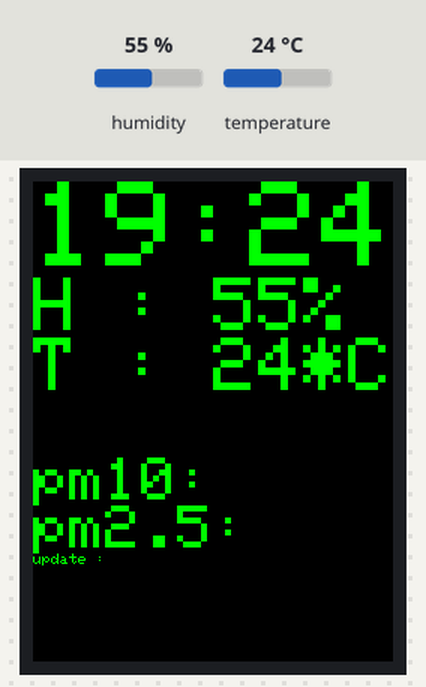
The sketch below on a simulated Arduino MKR. Shown: 240×320 colour display. The inputs (shaded band) are chosen by the test bench; at power-on: humidity 55 %, temperature 24 °C. WiFi joins after 1.5 s; servers stay silent unless stated; uploads are accepted with an empty reply; the local clock reads 2024-03-15 10:24:30 at power-on unless the sketch sets it; what the sketch prints to the serial monitor is not drawn.

Above: at 12.3 s.
At 55.8 s:
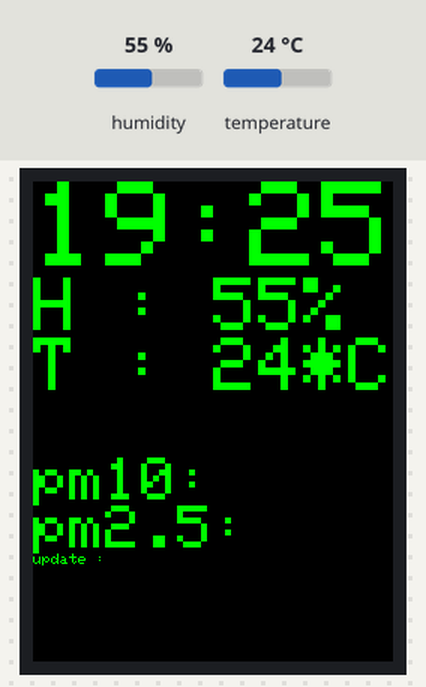
At 121.2 s:
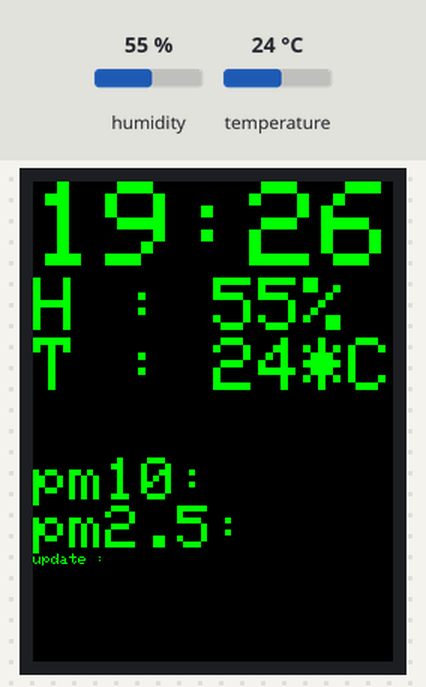

The sketch:

dust06_internet_time.ino
```cpp
#include <SPI.h>
#include <WiFi101.h>
#include <WiFiUdp.h>
#include <RTCZero.h>
#include "Adafruit_GFX.h"
#include "Adafruit_ILI9341.h"
#include <DHT.h>
#include <Wire.h>


RTCZero rtc;

///////please enter your sensitive data in the Secret tab/arduino_secrets.h
char ssid[] = "";        // your network SSID (name)
char pass[] = "";    // your network password (use for WPA, or use as key for WEP)
int keyIndex = 0;            // your network key Index number (needed only for WEP)

int status = WL_IDLE_STATUS;

// Initialize the WiFi client library
WiFiClient client;

// server address:
char server[] = "openapi.airkorea.or.kr";
//IPAddress server(64,131,82,241);

#define APIKEY    "6udu8Eil%2FNLlWOP4UfsTvE%2B4DJQaZyjekaA%3D%3D"
#define CITY    "신풍동"//"신풍동"
#define VERSION    "1.3"


unsigned long lastConnectionTime = 0;            // last time you connected to the server, in milliseconds
const unsigned long postingInterval = 30L * 1000L; // delay between updates, in milliseconds


const int GMT = 9; //change this to adapt it to your time zone


///// declare dht11 and ili9341 lcd variables
int pm10 = 0;
int pm25 = 0;
int count = 0;

// For MKR1000
#define TFT_MISO 10 // SDO/MISO
#define TFT_CLK 9 // SCK
#define TFT_MOSI 8 // SDI/MOSI
#define TFT_DC 7 // DC/RS
#define TFT_CS 6 // CS
#define TFT_RST 5 // RESET
//LED - vcc(3.3V)

Adafruit_ILI9341 tft = Adafruit_ILI9341(TFT_CS, TFT_DC, TFT_MOSI, TFT_CLK, TFT_RST, TFT_MISO);

#define DHTPIN 2
#define DHTTYPE DHT11
DHT dht(DHTPIN,DHTTYPE);

String tft_datatime = "";
String tft_pm10value = "";
String tft_pm25value = "";

int time_h = 0;
int time_m = 0;


void setup() {
  //Initialize serial and wait for port to open:
  Serial.begin(9600);
  /*while (!Serial) {
    ; // wait for serial port to connect. Needed for native USB port only
  }*/

  // check for the presence of the shield:
  if (WiFi.status() == WL_NO_SHIELD) {
    Serial.println("WiFi shield not present");
    // don't continue:
    while (true);
  }

  wificonnent();
  /////// mkr1000 RTC ///////////////////
  rtc.begin();

  unsigned long epoch;
  int numberOfTries = 0, maxTries = 6;
  do {
    epoch = WiFi.getTime();
    numberOfTries++;
  }
  while ((epoch == 0) && (numberOfTries < maxTries));

  if (numberOfTries > maxTries) {
    Serial.print("NTP unreachable!!");
    while (1);
  }
  else {
    Serial.print("Epoch received: ");
    Serial.println(epoch);
    rtc.setEpoch(epoch);

    Serial.println();
  }


  /////// tft lcd ///////////////////
  tft.begin();

  // read diagnostics (optional but can help debug problems)
  uint8_t x = tft.readcommand8(ILI9341_RDMODE);
  Serial.print("Display Power Mode: 0x"); Serial.println(x, HEX);
  x = tft.readcommand8(ILI9341_RDMADCTL);
  Serial.print("MADCTL Mode: 0x"); Serial.println(x, HEX);
  x = tft.readcommand8(ILI9341_RDPIXFMT);
  Serial.print("Pixel Format: 0x"); Serial.println(x, HEX);
  x = tft.readcommand8(ILI9341_RDIMGFMT);
  Serial.print("Image Format: 0x"); Serial.println(x, HEX);
  x = tft.readcommand8(ILI9341_RDSELFDIAG);
  Serial.print("Self Diagnostic: 0x"); Serial.println(x, HEX);

  Serial.println(F("Benchmark                Time (microseconds)"));
  delay(10);
  Serial.print(F("Screen fill              "));
  //Serial.println(testFillScreen());
  delay(500);
}

void loop() {

  Serial.print("0 wifi status : ");
  Serial.println(status);
  Serial.println("----------------------");
  wificonnent();

  Serial.print("1 wifi status : ");
  Serial.println(status);
  Serial.println("----------------------");


  time_h = rtc.getHours() + GMT;
  time_m = rtc.getMinutes();

  if(time_h >24){
    time_h = time_h - 24;
  }
  Serial.print(time_h);
  Serial.print(":");
  Serial.print(time_m);

  if (millis() - lastConnectionTime > postingInterval) {
    httpRequest();
    Serial.println("222222");
    while(!client.available()) {
    }
  }


  Serial.println("client.available");
  Serial.println("");
  // if there's incoming data from the net connection.
  // send it out the serial port.  This is for debugging
  // purposes only:

  int i = 0;
  while (client.available()) {
    //char c = client.read();
    //Serial.write(c);
    i++;
    String line = client.readStringUntil('\n');

    int datatime= line.indexOf("</dataTime>");

    if(datatime>0){
      Serial.println("-----------------------------");
      String tmp_str="<dataTime>";
      String wt_datatime = line.substring(line.indexOf(tmp_str)+tmp_str.length(),datatime);
      Serial.print("datetime : ");
      Serial.println(wt_datatime);
      tft_datatime = wt_datatime;
    }

    int pm10value= line.indexOf("</pm10Value>");

    if(pm10value>0){
      String tmp_str="<pm10Value>";
      String wt_pm10value = line.substring(line.indexOf(tmp_str)+tmp_str.length(),pm10value);
      Serial.print("pm10 value : ");
      Serial.println(wt_pm10value);
      tft_pm10value = wt_pm10value;
    }

    int pm25value= line.indexOf("</pm25Value>");

    if(pm25value>0){
      String tmp_str="<pm25Value>";
      String wt_pm25value = line.substring(line.indexOf(tmp_str)+tmp_str.length(),pm25value);
      Serial.print("pm25 value : ");
      Serial.println(wt_pm25value);
      Serial.println(count);
      tft_pm25value = wt_pm25value;
    }

  }

  tft.fillScreen(ILI9341_BLACK);
  tft.setRotation(0); //0~3

  unsigned long start = micros();
  tft.setCursor(0, 0);
  tft.setTextColor(ILI9341_GREEN);


  float h = dht.readHumidity();
  float t = dht.readTemperature();
  // Read temperature as Fahrenheit (isFahrenheit = true)
  float f = dht.readTemperature(true);

  tft.setTextSize(8);
  tft.print(time_h);
  tft.print(":");
  tft.println(time_m);
  tft.setTextSize(5);
  tft.print("H : ");
  tft.print(int(h));
  tft.println("%");
  tft.print("T : ");
  tft.print(int(t));
  tft.println("*C ");

  tft.setTextSize(4);
  tft.print("pm10:");
  tft.println(tft_pm10value);
  tft.print("pm2.5:");
  tft.println(tft_pm25value);

  tft.setTextSize(1);
  tft.print("update : ");
  tft.println(tft_datatime);

  // if ten seconds have passed since your last connection,
  // then connect again and send data:


  //end and disconnect wifi
  client.stop();
  WiFi.end();

  status = WiFi.status();
  Serial.print("Attempting to disconnect to wifi");
  Serial.println(status);

  delay(10000);

  Serial.println("--------------------------------------");
  Serial.println("");

}

void wificonnent() {

  // attempt to connect to WiFi network:
  while ( status != WL_CONNECTED) {
    Serial.print("Attempting to connect to SSID: ");
    Serial.println(ssid);
    // Connect to WPA/WPA2 network. Change this line if using open or WEP network:
    status = WiFi.begin(ssid, pass);

    // wait 10 seconds for connection:
    delay(10000);
  }
  // you're connected now, so print out the status:
  printWiFiStatus();

}


// this method makes a HTTP connection to the server:
void httpRequest() {
  // close any connection before send a new request.
  // This will free the socket on the WiFi shield
  client.stop();

  // if there's a successful connection:
  if (client.connect(server, 80)) {
    Serial.println("connecting...");
    // send the HTTP PUT request:
    client.print(F("GET /openapi/services/rest/ArpltnInforInqireSvc/getMsrstnAcctoRltmMesureDnsty?stationName="));
    client.print(CITY);
    client.print(F("&dataTerm=daily&pageNo=1&numOfRows=1&ServiceKey="));
    client.print(APIKEY);
    client.print(F("&ver="));
    client.print(VERSION);
    client.print(F(" HTTP/1.1\r\n"));
    client.println("Host: openapi.airkorea.or.kr");
    client.println("Connection: close");
    client.println();

    // note the time that the connection was made:
    lastConnectionTime = millis();
  }
  else {
    // if you couldn't make a connection:
    Serial.println("connection failed");
  }
}


void printWiFiStatus() {
  // print the SSID of the network you're attached to:
  Serial.print("SSID: ");
  Serial.println(WiFi.SSID());

  // print your WiFi shield's IP address:
  IPAddress ip = WiFi.localIP();
  Serial.print("IP Address: ");
  Serial.println(ip);

  // print the received signal strength:
  long rssi = WiFi.RSSI();
  Serial.print("signal strength (RSSI):");
  Serial.print(rssi);
  Serial.println(" dBm");
}
```

Measured:
- what the display in image 0 shows lasts 21.7 s, from 12.3 s to 34.0 s
